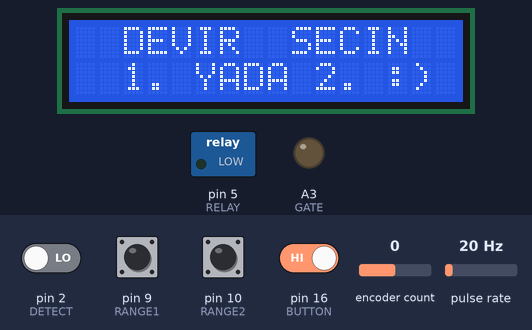
A sketch run on a simulated Arduino Uno, built with avr-gcc and run on an emulated ATmega328P. Shown: 16×2 character LCD, switched loads named in the sketch (green lamp = pin HIGH), output pins drawn as LEDs (lit = HIGH). Wiring (inferred from the names in the program): pulse sensor: data pin 3. The inputs (shaded band) are chosen by the test bench; at power-on: pin 9 (RANGE1), pin 10 (RANGE2), pin 16 (BUTTON) HIGH, pin 2 (DETECT) LOW, pulse rate 20 Hz, encoder count 0.

Above: at 1.3 s.
1.4 s: pin 9 (RANGE1) pulled LOW for 0.15 s
At 1.5 s:
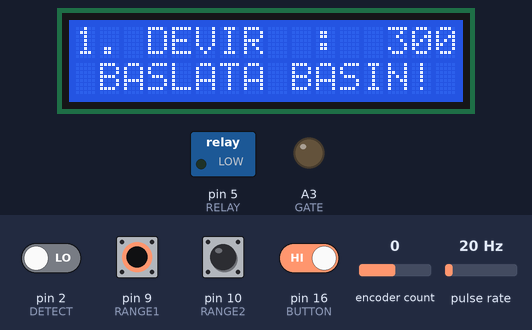
3.0 s: pin 10 (RANGE2) pulled LOW for 0.15 s
At 3.1 s:
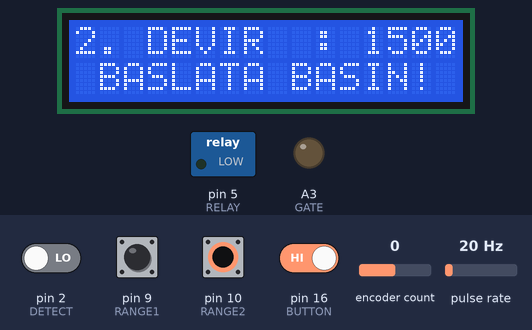
4.6 s: pin 9 (RANGE1) driven LOW and pin 16 (BUTTON) driven LOW
At 6.3 s:
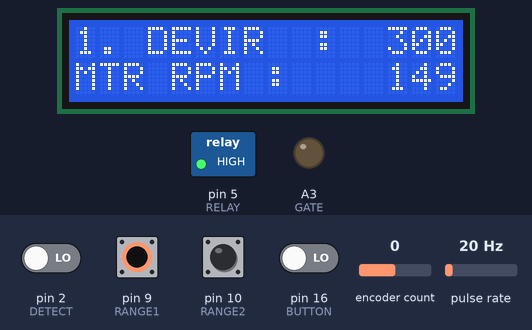
7.6 s: pulse rate (sensor on pin 3) set to 2 Hz
10.5 s: pulse rate (sensor on pin 3) set to 0 Hz
At 13.2 s:
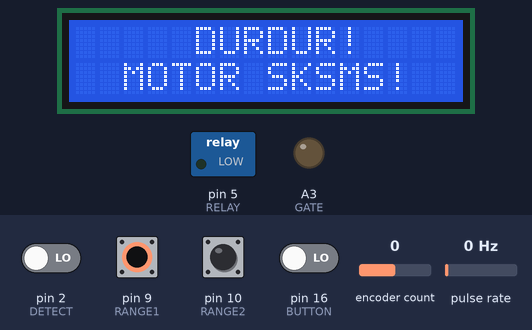
Timing chart, 0 to 14.5 s (numbered marks = the images above; inputs shaded):
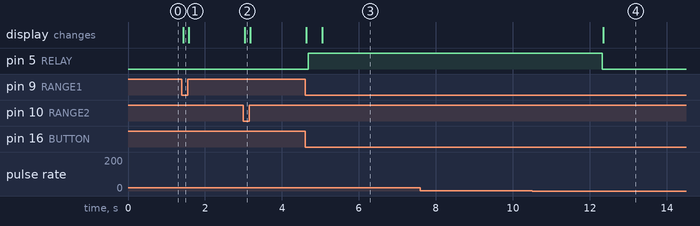

Measured:
- the behaviour switches between 1 and 0 Hz on pulse rate (sensor on pin 3) (found by bisection; images 3 and 4)
- after the input at 1.4 s, the display: changes at once (image 1)
- after the input at 3.0 s, the display: changes at once (image 2)
- after the input at 4.6 s, pin 5 (RELAY): LOW → HIGH after 0.08 s; the display: first changes at once (image 3 shows a later state)
- after the input at 7.6 s, every drawn part: stays the same
- after the input at 10.5 s, pin 5 (RELAY): HIGH → LOW after 1.8 s; the display: changes after 1.8 s (image 4)

The sketch:

sketch_nov14a.ino
```cpp
#include <avr/io.h>
#include <avr/interrupt.h>
#include <Wire.h>
#include <LiquidCrystal_I2C.h>
#include <Rotary.h>
#include <PID_v1.h>

#define TACHO 3            // tacho motorun arkasındakı sesor ucunun bırı gnd bırı 3 nolu pını
#define DETECT 2           // alternatıf akım 0 noktasını tespıt edebılmek ıcın 2 nolu pıne baglandı
#define GATE A3            // Triyak tetik ucu
#define RANGE1 9           // 1 devir ayarı için pin girişi
#define RANGE2 10          // 2 devir ayarı için pin girişi
#define BUTTON 16          // rottary encoder button pini
#define RELAY 5            // role cıkısı
#define PULSE 2            // triak modeline göre tetikleme uygulanır her 1 deger 16 mikro saniyedir
#define TACHOPULSES 8      // tako jenaratörünün 1 turda verdiği pals degeridir

unsigned int RPM;                   // rpm veri tutucu
unsigned int count;                 // tacho sayaci
unsigned int lastcount = 0;         // eski ve yeni tacho sayaci
unsigned long lastcounttime = 0;
unsigned long lastflash;
unsigned long lastpiddelay = 0;
unsigned long previousMillis = 0;
unsigned long lastDebounceTime = 0;

const int sampleRate = 1;           // PID döngümüzün ne kadar hızlı olduğunu belirleyen değişken
const int rpmcorrection = 86;       // istenen RPM'ye eşit gerçek RPM'ye sahip olmak için bu parametreyi eklemek zorunda kaldım
const int lcdinterval = 2000;       // milisaniye cinsinden lcd yenileme aralığı
const int protection = 2000;        // gerçek devir, değer tarafından istenen değeri aştığında koruma devreye girer
const int debounceDelay = 50;       // geri tepme süresi; çıktı titriyorsa artırın
const int minoutputlimit = 80;      // PID çıkışı sınırı
const int maxoutputlimit = 540;     // PID çıkışı sınırı
const int mindimminglimit = 80;     // triyak tetikleme önceki en kısa gecikme
const int maxdimminglimit = 520;    // 60Hz için 520 olacak
const int minrpmR1 = 300;           // 1 aralığının min RPM'i
const int maxrpmR1 = 1500;          // 1 aralığının max RPM'i
const int minrpmR2 = 1500;          // 2 aralığının min RPM'i
const int maxrpmR2 = 6500;          // 2 aralığının max RPM'i
const int risetime = 100;           // Mikrosaniye cinsinden RPM yükselme zamanı gecikmesi (yükselme süresi x RPM)


int dimming = 540;
int counterR1;
int counterR2;
int desiredRPM;
int tempcounter = 100;

byte range;
byte lastRangeState = 0;
byte relayState = LOW;
byte buttonState;
byte lastButtonState = HIGH;

bool loopflag = false;
bool startflag = false;
bool runflag = false;

double Setpoint, Input, Output;
double sKp = 0.1, sKi = 0.2, sKd = 0;
double rKp = 0.25, rKi = 1, rKd = 0;

LiquidCrystal_I2C lcd(0x3F, 16, 2);
Rotary r = Rotary(15, 14);
PID myPID(&Input, &Output, &Setpoint, sKp, sKi, sKd, DIRECT);

void setup() {
  Serial.begin(115200);
  lcd.begin();
  lcd.home();
  lcd.print("YILMAZ");
  pinMode(BUTTON, INPUT);
  pinMode(RELAY, OUTPUT);
  pinMode(DETECT, INPUT);
  pinMode(GATE, OUTPUT);
  pinMode(TACHO, INPUT);
  pinMode(RANGE1, INPUT);
  pinMode(RANGE2, INPUT);
  digitalWrite(BUTTON, HIGH);
  digitalWrite(RANGE1, HIGH);
  digitalWrite(RANGE2, HIGH);
  digitalWrite(RELAY, relayState);

  counterR1 = minrpmR1;
  counterR2 = minrpmR2;
  Input = 200;
  Setpoint = 200;


  myPID.SetMode(AUTOMATIC);
  myPID.SetOutputLimits(minoutputlimit, maxoutputlimit);
  myPID.SetSampleTime(sampleRate);


  OCR1A = 100;
  TIMSK1 = 0x03;
  TCCR1A = 0x00;
  TCCR1B = 0x00;


  attachInterrupt(0, zeroCrossingInterrupt, RISING);
  attachInterrupt(1, tacho, FALLING);


//  lcd.init();
//  lcd.backlight();

  // check the RPM range state at startup and display it
  int rangeOne = digitalRead(RANGE1);
  int rangeTwo = digitalRead(RANGE2);

  if (rangeOne == 1 && rangeTwo == 1) {
    range = 0;
    range0();
  }
  if (rangeOne == 0 && rangeTwo == 1) {
    range = 1;
    RPMrange1();
  }
  if (rangeOne == 1 && rangeTwo == 0) {
    range = 2;
    RPMrange2();
  }
}

// 0 geçis noktası
void zeroCrossingInterrupt() { // zero cross detect
  TCCR1B = 0x04;               // start timer with divide by 256 input
  TCNT1 = 0;                   // reset timer - count from zero
  OCR1A = dimming;             // set the compare register brightness desired.
}


ISR(TIMER1_COMPA_vect) {       // comparator match
  if (startflag == true) {     // flag for start up delay
    digitalWrite(GATE, HIGH);  // set TRIAC gate to high
    TCNT1 = 65536 - PULSE;     // trigger pulse width
  }
}

ISR(TIMER1_OVF_vect) {         // timer1 overflow
  digitalWrite(GATE, LOW);     // turn off TRIAC gate
  TCCR1B = 0x00;               // disable timer stops unintended triggers
}

// RPM counting routine
void tacho() {
  count++;
  unsigned long tachotime = micros() - lastflash;
  float time_in_sec  = ((float)tachotime + rpmcorrection) / 1000000;
  float prerpm = 60 / time_in_sec;
  RPM = prerpm / TACHOPULSES;
  lastflash = micros();
}

void loop() {

  // check the RPM range switch state
  int rangeOne = digitalRead(RANGE1);
  int rangeTwo = digitalRead(RANGE2);

  if (rangeOne == 1 && rangeTwo == 1) {
    range = 0;
  }
  if (rangeOne == 0 && rangeTwo == 1) {
    range = 1;
    desiredRPM = counterR1;
  }
  if (rangeOne == 1 && rangeTwo == 0) {
    range = 2;
    desiredRPM = counterR2;
  }

  // check the RPM range switch state changes
  if (range != lastRangeState) {
    if (range == 0) {
      range0();
      runflag = false;
      startflag = false;
      delay (300);
      digitalWrite(RELAY, LOW);
      relayState = LOW;
    }
    if (range == 1) {
      RPMrange1();
    }
    if (range == 2) {
      RPMrange2();
    }
    if (relayState == LOW && range != 0) {
      motorStateStop();
    }
  }
  lastRangeState = range;

  // check the start / stop button state
  if (range != 0) {
    int reading = digitalRead(BUTTON); // read the state of the switch into a local variable:
    if (reading != lastButtonState) {  // If the switch changed, due to noise or pressing
      lastDebounceTime = millis();     // reset the debouncing timer
    }
    if ((millis() - lastDebounceTime) > debounceDelay) {
      if (reading != buttonState) {     // if the button state has changed:
        buttonState = reading;
        if (buttonState == LOW) {       // only toggle the relay if the new button state is LOW
          relayState = !relayState;
          if (relayState == HIGH) {
            loopflag = true;
            digitalWrite(RELAY, relayState); // set the Relay:
            delay (300);                     // delay to prevent sparks on relay contacts
            startflag = true;                // flag to start motor
          }
          if (relayState == LOW) {
            Setpoint = 200;
            Input = 200;
            runflag = false;
            startflag = false;
            delay (300);                     // delay to prevent sparks on relay contacts
            digitalWrite(RELAY, relayState); // set the Relay:
            motorStateStop();
          }
        }
      }
    }
    lastButtonState = reading;            // save the reading. Next time through the loop, it'll be the lastButtonState:
  }

  //rotarry encoder process
  unsigned char result = r.process();
  if (range == 1 && result == DIR_CW) {
    if (counterR1 >= 500)
    {
      counterR1 += 50;
    }
    else counterR1 += 20;
    if (counterR1 >= maxrpmR1) {
      counterR1 = maxrpmR1;
    }
    RPMrange1();
  }

  else if (range == 1 && result == DIR_CCW) {
    if (counterR1 <= 500)
    {
      counterR1 -= 20;
    }
    else counterR1 -= 50;
    if (counterR1 <= minrpmR1) {
      counterR1 = minrpmR1;
    }
    RPMrange1();
  }

  if (range == 2 && result == DIR_CW) {
    counterR2 += 100;
    if (counterR2 >= maxrpmR2) {
      counterR2 = maxrpmR2;
    }
    RPMrange2();
  }
  else if (range == 2 && result == DIR_CCW) {
    counterR2 -= 100;
    if (counterR2 <= minrpmR2) {
      counterR2 = minrpmR2;
    }
    RPMrange2();
  }

  //soft start
  if (loopflag == true) {
    myPID.SetTunings(sKp, sKi, sKd);        // Set the PID gain constants and start
    int i = (desiredRPM - tempcounter);
    for (int j = 1; j <= i; j++) {
      Input = RPM;
      Setpoint = tempcounter;
      myPID.Compute();
      dimming = map(Output, minoutputlimit, maxoutputlimit, maxoutputlimit, minoutputlimit); // inverse the output
      dimming = constrain(dimming, mindimminglimit, maxdimminglimit);     // check that dimming is in 20-625 range
      tempcounter++;
      delayMicroseconds (risetime);
    }
    if (tempcounter >= desiredRPM) {
      lastcounttime = millis();
      lastpiddelay = millis();
      loopflag = false;
      runflag = true;
      tempcounter = 100;
    }
  }

  // normal motor running state
  if (relayState == HIGH && loopflag == false) {
    unsigned long piddelay = millis();

    if ((piddelay - lastpiddelay) > 1000) {     // delay to switch PID values. Prevents hard start
      myPID.SetTunings(rKp, rKi, rKd);          // Set the PID gain constants and start
      lastpiddelay = millis();
    }

    Input = RPM;
    Setpoint = desiredRPM;
    myPID.Compute();
    dimming = map(Output, minoutputlimit, maxoutputlimit, maxoutputlimit, minoutputlimit); // reverse the output
    dimming = constrain(dimming, mindimminglimit, maxdimminglimit);     // check that dimming is in 20-625 range
  }
  // diagnose a fault and turn on protection

  unsigned long counttime = millis();
  if (counttime - lastcounttime >= 1000) {
    if (count == 0 && relayState == HIGH && runflag == true) {
      startflag = false;            // flag to turn off triac before relay turns off
      delay (300);                  // delay to prevent sparks on relay contacts
      digitalWrite(RELAY, LOW);
      relayState = LOW;
      stuckerror();
    }
    lastcount = count;
    count = 0;
    lastcounttime = millis();
  }

  //reset rpm after motor stops
  if (count == 0 && relayState == LOW) {
    RPM = 0;
  }

  // protection against high rpm. i e triac damage
  if (relayState == HIGH && RPM > desiredRPM + protection) {
    startflag = false;            // flag to turn off triac before relay turns off
    delay (300);                  // delay to prevent sparks on relay contacts
    digitalWrite(RELAY, LOW);
    relayState = LOW;
    exceederror();
  }
  // real RPM display
  if (relayState == HIGH && range != 0) {
    unsigned long currentMillis = millis();
    if (currentMillis - previousMillis >= lcdinterval) {
      previousMillis = currentMillis;
      int rpmdisplay = RPM;
      lcd.setCursor(0, 1);
      lcd.print("MTR RPM :   ");
      if (rpmdisplay >= 1000) {
        lcd.setCursor(12, 1);
        lcd.print(rpmdisplay);
      }
      else if (RPM < 1000) {
        lcd.setCursor(12, 1);
        lcd.print(" ");
        lcd.setCursor(13, 1);
        lcd.print(rpmdisplay);
      }
    }
  }
}

void range0() {
  lcd.setCursor(0, 0);
  lcd.print("  DEVIR  SECIN  ");
  lcd.setCursor(0, 1);
  lcd.print("  1. YADA 2. :) ");
}

void motorStateStop() {
  lcd.setCursor(0, 1);
  lcd.print (" BASLATA BASIN! ");

}

void RPMrange1() {
  lcd.setCursor(0, 0);
  lcd.print("1. DEVIR  : ");
  if (counterR1 >= 1000) {
    lcd.setCursor(12, 0);
    lcd.print(counterR1);
  }
  else {
    lcd.setCursor(12, 0);
    lcd.print(" ");
    lcd.setCursor(13, 0);
    lcd.print(counterR1);
  }
}

void RPMrange2() {
  lcd.setCursor(0, 0);
  lcd.print("2. DEVIR  : ");
  lcd.setCursor(12, 0);
  lcd.print(counterR2);
}

void exceederror() {
  lcd.clear();
  while (1) {
    lcd.setCursor(5, 0);
    lcd.print("DURDUR!");
    lcd.setCursor(2, 1);
    lcd.print("TRIAK HASARI");
  }
}

void stuckerror() {
  lcd.clear();
  while (1) {
    lcd.setCursor(5, 0);
    lcd.print("DURDUR!");
    lcd.setCursor(2, 1);
    lcd.print("MOTOR SKSMS!");
  }
}
```
